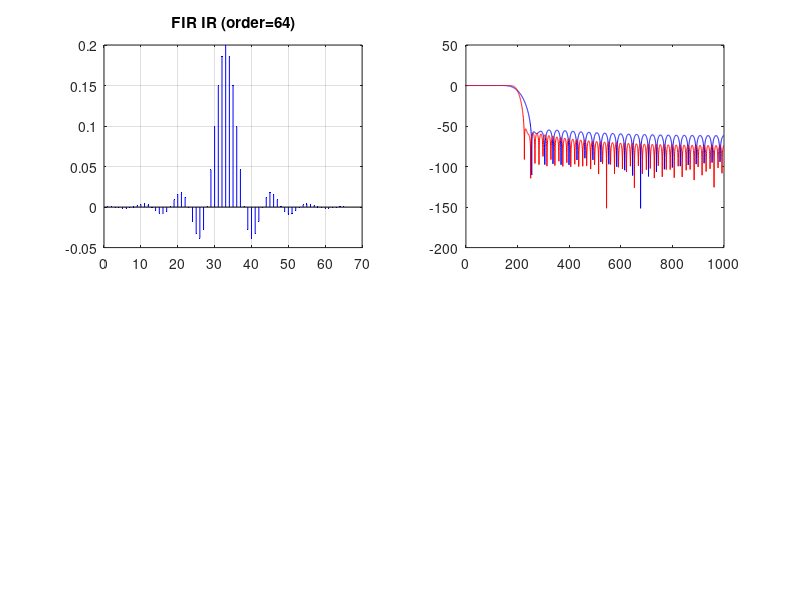

The MATLAB source for this figure: (Note: this script raises an error after producing the figure.)
% Module 04 — Solutions
clear; clc; close all;
pkg load signal;

%% Ex 1
fs=2000; fc=200; fc_norm=fc/(fs/2);
b64=fir1(64, fc_norm,'low',hamming(65));
b128=fir1(128,fc_norm,'low',hamming(129));
figure;
subplot(2,2,1); stem(b64,'b','Marker','.','MarkerSize',3);
title('FIR IR (order=64)'); grid on;
subplot(2,2,2);
[H64,w]=freqz(b64,1,2048,fs); [H128,~]=freqz(b128,1,2048,fs);
plot(w,20*log10(abs(H64)+1e-10),'b','DisplayName','Order 64'); hold on;
plot(w,20*log10(abs(H128)+1e-10),'r','DisplayName','Order 128');
xline(fc,'k--'); yline(-3,'m:','-3dB');
title('Magnitude Response'); xlabel('Hz'); ylabel('dB'); legend; grid on;

%% Ex 3
fprintf('Butterworth stability:\n');
fs3=1000; fc3=100/(fs3/2);
for ord=[2 4 8 12 16]
  [~,a]=butter(ord,fc3,'low');
  stable=all(abs(roots(a))<1);
  fprintf('  Order %2d: max pole=%.4f -> %s\n', ord, max(abs(roots(a))), ...
    ternary(stable,'STABLE','UNSTABLE'));
end

function out=ternary(c,a,b); if c; out=a; else; out=b; end; end
